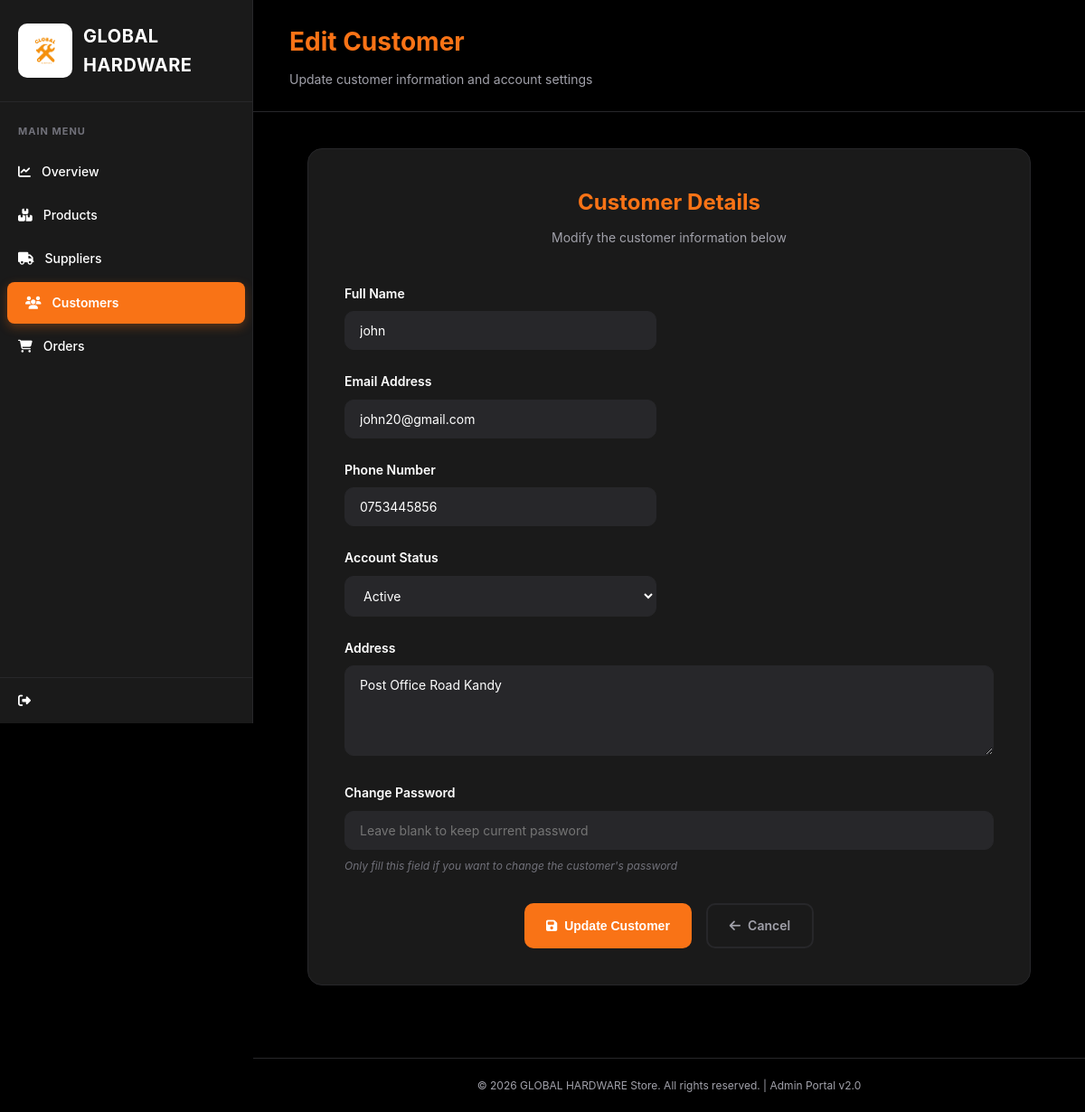
The page /admin/customer_edit.php?id=2 (signed in) on the database its author committed.
### tables this page shows
CREATE TABLE `customers` (
  `customer_id` int(11) NOT NULL,
  `name` varchar(100) NOT NULL,
  `email` varchar(100) NOT NULL,
  `password` varchar(255) NOT NULL,
  `phone` varchar(20) DEFAULT NULL,
  `address` varchar(255) DEFAULT NULL,
  `status` enum('Active','Inactive') DEFAULT 'Active',
  `created_at` datetime DEFAULT current_timestamp()
);

### admin/customer_edit.php (the view, shortened to what this page needs)
<?php
require_once '../config/db.php';
$customerId = intval($_GET['id'] ?? 0);
$stmt = $pdo->prepare("SELECT * FROM customers WHERE customer_id = ?");
$stmt->execute([$customerId]);
$customer = $stmt->fetch();
?>
<!DOCTYPE html>
<html lang="en">
<head>
    <link rel="stylesheet" href="https://cdnjs.cloudflare.com/ajax/libs/font-awesome/6.4.0/css/all.min.css">
</head>
<body>
    <div class="sidebar">
        <div class="sidebar-header">
            <img src="../Images/GLOBAL.png" alt="Global Hardware Logo" class="sidebar-logo-img">
            <div class="sidebar-logo-text">GLOBAL HARDWARE</div>
        </div>
        <nav class="nav-menu">
            <div class="menu-section">
                <div class="menu-section-title">Main Menu</div>
                <a href="dashboard.php" class="nav-item">
                    <span class="nav-icon"><i class="fas fa-chart-line"></i></span>
                    <span>Overview</span>
                </a>
                <a href="products.php" class="nav-item">
                    <span class="nav-icon"><i class="fas fa-boxes"></i></span>
                    <span>Products</span>
                </a>
                <a href="suppliers.php" class="nav-item">
                    <span class="nav-icon"><i class="fas fa-truck"></i></span>
                    <span>Suppliers</span>
                </a>
                <a href="customers.php" class="nav-item active">
                    <span class="nav-icon"><i class="fas fa-users"></i></span>
                    <span>Customers</span>
                </a>
                <a href="orders.php" class="nav-item">
                    <span class="nav-icon"><i class="fas fa-shopping-cart"></i></span>
                    <span>Orders</span>
                </a>
            </div>
        </nav>
        <div class="sidebar-logout">
            <a href="logout.php" class="nav-item">
                <span class="nav-icon"><i class="fas fa-sign-out-alt"></i></span>
            </a>
        </div>
    </div>
    <div class="main-content">
        <div class="top-header">
            <h1 class="header-title">Edit Customer</h1>
            <p class="header-subtitle">Update customer information and account settings</p>
        </div>
        <div class="content-area">
            <div class="form-container">
                <div class="form-header">
                    <h2 class="form-title">Customer Details</h2>
                    <p class="form-subtitle">Modify the customer information below</p>
                </div>
                <form action="customer_edit_process.php" method="POST">
                    <div class="form-group half">
                        <label>Full Name</label>
                        <input type="text" name="name" value="<?= htmlspecialchars($customer['name']) ?>" required>
                    </div>
                    <div class="form-group half">
                        <label>Email Address</label>
                        <input type="email" name="email" value="<?= htmlspecialchars($customer['email']) ?>" required>
                    </div>
                    <div class="form-group half">
                        <label>Phone Number</label>
                        <input type="tel" name="phone" value="<?= htmlspecialchars($customer['phone'] ?? '') ?>">
                    </div>
                    <div class="form-group half">
                        <label>Account Status</label>
                        <select name="status">
                            <option value="Active" <?= $customer['status'] === 'Active' ? 'selected' : '' ?>>Active</option>
                        </select>
                    </div>
                    <div class="form-group">
                        <label>Address</label>
                        <textarea name="address" rows="4" placeholder="Enter customer address"><?= htmlspecialchars($customer['address'] ?? '') ?></textarea>
                    </div>
                    <div class="form-group">
                        <label>Change Password</label>
                        <input type="password" name="password" placeholder="Leave blank to keep current password">
                        <div class="password-note">Only fill this field if you want to change the customer's password</div>
                    </div>
                    <div class="button-group">
                        <button type="submit" class="btn btn-primary">
                            <i class="fas fa-save"></i>
                            Update Customer
                        </button>
                        <a href="customers.php" class="btn btn-secondary">
                            <i class="fas fa-arrow-left"></i>
                            Cancel
                        </a>
                    </div>
                </form>
            </div>
        </div>
        <div style="text-align: center; padding: 20px; border-top: 1px solid var(--border-color); margin-top: 40px; color: var(--text-secondary); font-size: 12px;">
            <p>&copy; <?= date('Y') ?> GLOBAL HARDWARE Store. All rights reserved. | Admin Portal v2.0</p>
        </div>
    </div>
</body>
</html>

### admin/customer_edit.php (style rules this page uses)
* { margin: 0; padding: 0; box-sizing: border-box; }
:root { --sidebar-bg: #1a1a1a; --main-bg: #000000; --card-bg: #1a1a1a; --orange: #f97316; --orange-dark: #ea580c; --text-primary: #ffffff; --text-secondary: #a1a1aa; --text-muted: #71717a; --border-color: #27272a; --hover-bg: #27272a; --success-color: #10b981; --danger-color: #ef4444; }
body { font-family: 'Inter', -apple-system, BlinkMacSystemFont, 'Segoe UI', Roboto, sans-serif; background: var(--main-bg); color: var(--text-primary); line-height: 1.6; font-size: 14px; display: flex; min-height: 100vh; }
.sidebar { width: 280px; background: var(--sidebar-bg); height: 100vh; position: fixed; left: 0; top: 0; display: flex; flex-direction: column; z-index: 1000; border-right: 1px solid var(--border-color); }
.sidebar-header { padding: 24px 20px; border-bottom: 1px solid var(--border-color); display: flex; align-items: center; gap: 12px; }
.sidebar-logo-img { width: 60px; height: 60px; border-radius: 10px; object-fit: cover; flex-shrink: 0; transition: all 0.2s; background: transparent; }
.sidebar-logo-text { font-size: 20px; font-weight: 700; color: var(--text-primary); letter-spacing: 0.5px; }
.nav-menu { flex: 1; padding: 24px 0; overflow-y: auto; }
.menu-section { margin-bottom: 32px; }
.menu-section-title { font-size: 11px; font-weight: 700; color: var(--text-muted); text-transform: uppercase; letter-spacing: 1px; padding: 0 20px; margin-bottom: 12px; }
.nav-item { display: flex; align-items: center; gap: 12px; padding: 12px 20px; color: var(--text-primary); text-decoration: none; font-size: 14px; font-weight: 500; transition: all 0.2s; margin: 2px 0; }
.nav-item.active { background: var(--orange); color: var(--text-primary); font-weight: 600; border-radius: 8px; margin: 2px 8px; box-shadow: 0 4px 12px rgba(249, 115, 22, 0.3); }
.sidebar-logout { padding: 0; border-top: 1px solid var(--border-color); }
.main-content { margin-left: 280px; flex: 1; display: flex; flex-direction: column; min-height: 100vh; background: var(--main-bg); }
.top-header { background: var(--main-bg); padding: 24px 40px; border-bottom: 1px solid var(--border-color); position: sticky; top: 0; z-index: 100; }
.header-title { font-size: 28px; font-weight: 700; color: var(--orange); margin-bottom: 8px; }
.header-subtitle { color: var(--text-secondary); font-size: 14px; }
.content-area { flex: 1; padding: 40px; }
.form-container { max-width: 800px; margin: 0 auto; background: var(--card-bg); border: 1px solid var(--border-color); border-radius: 16px; padding: 40px; }
.form-header { text-align: center; margin-bottom: 40px; }
.form-title { font-size: 24px; font-weight: 700; color: var(--orange); margin-bottom: 8px; }
.form-subtitle { color: var(--text-secondary); font-size: 14px; }
.form-group { margin-bottom: 24px; }
.form-group.half { display: inline-block; width: 48%; margin-right: 4%; }
.form-group.half:nth-child(even) { margin-right: 0; }
label { display: block; margin-bottom: 8px; font-weight: 600; color: var(--text-primary); font-size: 14px; }
input[type="text"], input[type="email"], input[type="tel"], input[type="password"], select, textarea { width: 100%; padding: 12px 16px; border: 1px solid var(--border-color); border-radius: 10px; background: var(--hover-bg); color: var(--text-primary); font-size: 14px; font-family: inherit; transition: all 0.2s; }
textarea { resize: vertical; min-height: 100px; }
.password-note { font-size: 12px; color: var(--text-muted); margin-top: 8px; font-style: italic; }
.button-group { display: flex; gap: 16px; justify-content: center; margin-top: 32px; }
.btn { padding: 12px 24px; border: none; border-radius: 10px; font-size: 14px; font-weight: 600; cursor: pointer; transition: all 0.3s; text-decoration: none; display: inline-flex; align-items: center; gap: 8px; }
.btn-primary { background: var(--orange); color: white; }
.btn-secondary { background: transparent; border: 2px solid var(--border-color); color: var(--text-secondary); }

### rows shown on the page
customers: name "john", email "john20@gmail.com", phone "0753445856", status "Active", address "Post Office Road Kandy"
